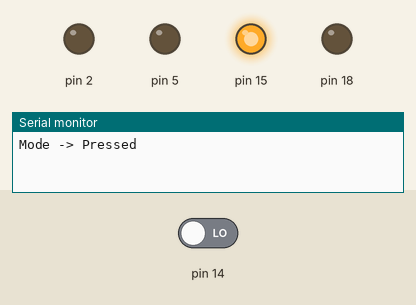
Simulated run of this sketch. Board: Arduino Uno, built with avr-gcc and run on an emulated ATmega328P. Parts: output pins drawn as LEDs (lit = HIGH), the last lines printed to the serial monitor. The inputs (shaded band) are chosen by the test bench; at power-on: pin 14 LOW. At 1.3 s the program stops and its outputs stay as they are.

Above: at 1.2 s.
1.3 s: pin 14 driven HIGH
At 2.5 s:
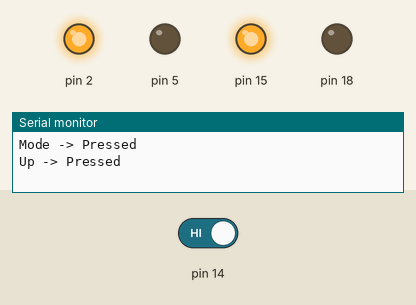
Timing chart, 0 to 2.8 s (numbered marks = the images above; inputs shaded):
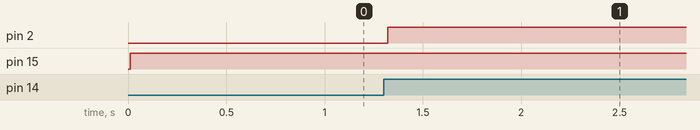

Measured:
- after the input at 1.3 s, pin 2: LOW → HIGH at once

The sketch:

DigitalOutputwithClass.ino
```cpp
#include "customInput.h"
#include "customOutput.h"

customInput MODE(14);
customInput UP(27);
customInput DOWN(26);

customOutput LED1(15);
customOutput LED2(2);
customOutput PUMP1(5);
customOutput PUMP2(18);

void setup()
{
  Serial.begin(9600);
}

void loop()
{
  if (MODE.pressed())
  {
    delay(10);
    if (MODE.pressed())
    {
      LED1.on();
      Serial.println("Mode -> Pressed ");
      //add code..
      while (!MODE.released());
      delay(10);
    }
  }

  if (UP.pressed())
  {
    delay(10);
    if (UP.pressed())
    {
      LED2.on();
      Serial.println("Up -> Pressed ");
      //add code..
      while (!UP.released())
        ;
      delay(10);
    }
  }

  if (DOWN.pressed())
  {
    delay(10);
    if (DOWN.pressed())
    {
      Serial.println("Down -> Pressed ");
      LED1.off();
      LED2.off();
      while (!DOWN.released())
        ;
      delay(10);
      PUMP1.on();
      PUMP2.on();
    }
  }
}
```

customInput.h
```cpp
#include <arduino.h>

class customInput{
  private:
    int _pin;

  public:
    //Contructor
    customInput(int pin){
      _pin = pin;
      pinMode(_pin,INPUT);
    }

    char getStatus(){
      return 1-digitalRead(_pin);
      // SW->Activate ->1;
    }

    char pressed(){
       if(getStatus()){
          return HIGH;
       }else{
          return LOW;
       }
    }

    char released(){
      if(getStatus()){
        return LOW;
      }else{
        return HIGH;
      }
    }

}; //end of the myInput class
```

customOutput.h
```cpp
#include <Arduino.h>

class customOutput
{
private:
  int _pin;
  unsigned char _status;

public:
  customOutput(int pin)
  {
    _pin = pin;
    pinMode(_pin, OUTPUT);
    digitalWrite(_pin, LOW);
    _status = LOW;
  }
  void on()
  {
    digitalWrite(_pin, HIGH);
    _status = HIGH;
    delay(1);
  }

  void off()
  {
    digitalWrite(_pin, LOW);
    _status = LOW;
    delay(1);
  }

  unsigned char Status()
  {
    return _status;
  }
};
```
